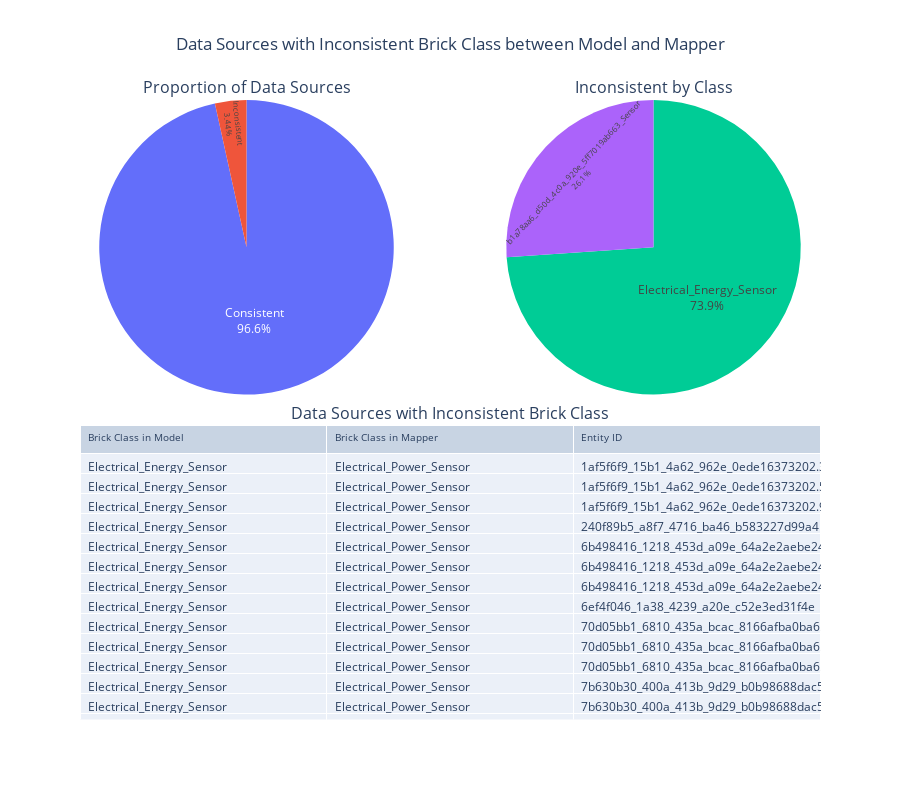

The code cell stored with this chart in its notebook:
### Code cell
fig = make_subplots(
    rows=2, cols=2,
    # shared_xaxes=True,
    # vertical_spacing=0.1,
    vertical_spacing=0.05,
    subplot_titles = ['Proportion of Data Sources', 'Inconsistent by Class', 'Data Sources with Inconsistent Brick Class'],
    specs=[[{"type": "pie"}, {"type": "pie"}],
           [{"type": "table", 'colspan': 2}, None]]
)

fig.add_trace(
    go.Pie(
        labels=number_consistency_labels,
        values=number_consistency_values,
        textposition='inside', 
        textinfo='percent+label',
        name="",
    ),
    row=1, col=1
)


fig.add_trace(
    go.Pie(
        labels=consistency_by_class_labels,
        values=consistency_by_class_values,
        textposition='inside', 
        textinfo='percent+label',
        name="",
    ),
    row=1, col=2
)

fig.add_trace(
    go.Table(
        header=dict(
            values=["Brick Class in Model", "Brick Class in Mapper", "Entity ID"],
            font=dict(size=10),
            align="left"
        ),
        cells=dict(
            values=[inconsistent_classes[k].tolist() for k in inconsistent_classes.columns[:3]],
            align = "left")
    ),
    row=2, col=1,
)

fig.update_layout(
    height=800,
    showlegend=False,
    title_text="Data Sources with Inconsistent Brick Class between Model and Mapper",
    title_x=0.5,
)

fig.show()

### Figure 1 — Plotly figure (JSON) as saved in the notebook; plotly's stock layout.template omitted (floating-point values rounded to 4 significant figures)
{"data": [{"domain": {"x": [0, 0.45], "y": [0.525, 1]}, "labels": ["Consistent", "Inconsistent"], "name": "", "textinfo": "percent+label", "textposition": "inside", "type": "pie", "values": [645, 23]}, {"domain": {"x": [0.55, 1], "y": [0.525, 1]}, "labels": ["Electrical_Energy_Sensor", "b1a78aa6_d50d_4c0a_920e_5ff7019ab663_Sensor"], "name": "", "textinfo": "percent+label", "textposition": "inside", "type": "pie", "values": [17, 6]}, {"cells": {"align": "left", "values": [["Electrical_Energy_Sensor", "Electrical_Energy_Sensor", "Electrical_Energy_Sensor", "Electrical_Energy_Sensor", "Electrical_Energy_Sensor", "Electrical_Energy_Sensor", "Electrical_Energy_Sensor", "Electrical_Energy_Sensor", "Electrical_Energy_Sensor", "Electrical_Energy_Sensor", "Electrical_Energy_Sensor", "Electrical_Energy_Sensor", "Electrical_Energy_Sensor", "Electrical_Energy_Sensor", "Electrical_Energy_Sensor", "Electrical_Energy_Sensor", "Electrical_Energy_Sensor", "b1a78aa6_d50d_4c0a_920e_5ff7019ab663_Sensor", "b1a78aa6_d50d_4c0a_920e_5ff7019ab663_Sensor", "b1a78aa6_d50d_4c0a_920e_5ff7019ab663_Sensor", "b1a78aa6_d50d_4c0a_920e_5ff7019ab663_Sensor", "b1a78aa6_d50d_4c0a_920e_5ff7019ab663_Sensor", "b1a78aa6_d50d_4c0a_920e_5ff7019ab663_Sensor"], ["Electrical_Power_Sensor", "Electrical_Power_Sensor", "Electrical_Power_Sensor", "Electrical_Power_Sensor", "Electrical_Power_Sensor", "Electrical_Power_Sensor", "Electrical_Power_Sensor", "Electrical_Power_Sensor", "Electrical_Power_Sensor", "Electrical_Power_Sensor", "Electrical_Power_Sensor", "Electrical_Power_Sensor", "Electrical_Power_Sensor", "Electrical_Power_Sensor", "Electrical_Power_Sensor", "Electrical_Power_Sensor", "Electrical_Power_Sensor", "Sensor", "Sensor", "Sensor", "Sensor", "Sensor", "Sensor"], ["1af5f6f9_15b1_4a62_962e_0ede16373202.3ad9be1a_b080_4888_b6da_8bf10dec8623", "1af5f6f9_15b1_4a62_962e_0ede16373202.54513e05_7134_47e7_9851_c873ed33a104", "1af5f6f9_15b1_4a62_962e_0ede16373202.983cbacc_7d0f_47e8_aa19_a0912eab6f3c", "240f89b5_a8f7_4716_ba46_b583227d99a4", "6b498416_1218_453d_a09e_64a2e2aebe24.3ad9be1a_b080_4888_b6da_8bf10dec8623", "6b498416_1218_453d_a09e_64a2e2aebe24.54513e05_7134_47e7_9851_c873ed33a104", "6b498416_1218_453d_a09e_64a2e2aebe24.983cbacc_7d0f_47e8_aa19_a0912eab6f3c", "6ef4f046_1a38_4239_a20e_c52e3ed31f4e", "70d05bb1_6810_435a_bcac_8166afba0ba6.3ad9be1a_b080_4888_b6da_8bf10dec8623", "70d05bb1_6810_435a_bcac_8166afba0ba6.54513e05_7134_47e7_9851_c873ed33a104", "70d05bb1_6810_435a_bcac_8166afba0ba6.983cbacc_7d0f_47e8_aa19_a0912eab6f3c", "7b630b30_400a_413b_9d29_b0b98688dac5.3ad9be1a_b080_4888_b6da_8bf10dec8623", "7b630b30_400a_413b_9d29_b0b98688dac5.54513e05_7134_47e7_9851_c873ed33a104", "7b630b30_400a_413b_9d29_b0b98688dac5.983cbacc_7d0f_47e8_aa19_a0912eab6f3c", "bb8bdc58_4098_4ba0_a92d_907dad26eaab.3ad9be1a_b080_4888_b6da_8bf10dec8623", "bb8bdc58_4098_4ba0_a92d_907dad26eaab.54513e05_7134_47e7_9851_c873ed33a104", "bb8bdc58_4098_4ba0_a92d_907dad26eaab.983cbacc_7d0f_47e8_aa19_a0912eab6f3c", "1af5f6f9_15b1_4a62_962e_0ede16373202.b1a78aa6_d50d_4c0a_920e_5ff7019ab663", "6b498416_1218_453d_a09e_64a2e2aebe24.b1a78aa6_d50d_4c0a_920e_5ff7019ab663", "70d05bb1_6810_435a_bcac_8166afba0ba6.b1a78aa6_d50d_4c0a_920e_5ff7019ab663", "7b630b30_400a_413b_9d29_b0b98688dac5.b1a78aa6_d50d_4c0a_920e_5ff7019ab663", "b1a78aa6_d50d_4c0a_920e_5ff7019ab663", "bb8bdc58_4098_4ba0_a92d_907dad26eaab.b1a78aa6_d50d_4c0a_920e_5ff7019ab663"]]}, "domain": {"x": [0, 1], "y": [0, 0.475]}, "header": {"align": "left", "font": {"size": 10}, "values": ["Brick Class in Model", "Brick Class in Mapper", "Entity ID"]}, "type": "table"}], "layout": {"annotations": [{"font": {"size": 16}, "showarrow": false, "text": "Proportion of Data Sources", "x": 0.225, "xanchor": "center", "xref": "paper", "y": 1, "yanchor": "bottom", "yref": "paper"}, {"font": {"size": 16}, "showarrow": false, "text": "Inconsistent by Class", "x": 0.775, "xanchor": "center", "xref": "paper", "y": 1, "yanchor": "bottom", "yref": "paper"}, {"font": {"size": 16}, "showarrow": false, "text": "Data Sources with Inconsistent Brick Class", "x": 0.5, "xanchor": "center", "xref": "paper", "y": 0.475, "yanchor": "bottom", "yref": "paper"}], "height": 800, "showlegend": false, "title": {"text": "Data Sources with Inconsistent Brick Class between Model and Mapper", "x": 0.5}}}
